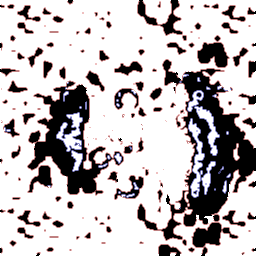
#> input picture game/scenes/map/maps/alpine_meadow/ground_roles.png, 256 x 256 px
$ python forest_density.py ../../scenes/map/maps/alpine_meadow
#> lines starting #> are read from the running program, lines starting #| are printed output that depends on the picture; after the words box and inside, x2 and y2 are one past the last pixel; in counts of white or black regions, pixels touching at a corner belong together
#!/usr/bin/env python3
"""Paints a first forest for a map: the density PNG of its `Forest` FloraLayer (land_role TREE).

    python3 tools/look/forest_density.py scenes/map/maps/high_noon [--seed 7]

Reads the map's own data and writes scenes/map/maps/<map>/flora/forest.png (L8, 1 px = CELL_M m,
white = the layer's max_per_cell). A starting point to paint over with the «Flora» brush in the
editor, not a rule: run it again only for a map that has no hand-painted forest yet.

Where trees grow:
- on land (void.png: 0 = land, 255 = the void) and never on the path role (ground_roles.png A, grown by a cell);
- in groves: low-frequency value noise, thresholded, so the land has woods and clearings;
- away from what is played around: the starts (wizards and altars), the mana founts and the
  buildings, with a soft edge;
- thicker on slopes and near the island's edge, thinner on rock and in the open middle.
Decorative trees have no collision, so the open middle stays mostly clear.
"""

import math
import random
import re
import sys
from pathlib import Path

from PIL import Image

CELL_M = 16.0
ROLE_CELL_M = 10.0
KEEP_OUT_M = {"start": 70.0, "fount": 40.0, "building": 18.0}
EDGE_M = 70.0


def map_points(scene: str) -> list[tuple[float, float, float]]:
    """(x, z, keep-out radius) of the starts, founts and buildings placed in map.tscn."""
    points = []
    for node in re.finditer(r'\[node name="([^"]+)" parent="([^"]+)"[^\]]*\]\n((?:[^\[\n][^\n]*\n)*)', scene):
        name, parent, body = node.groups()
        moved = re.search(r"transform = Transform3D\(([^)]*)\)", body)
        if not moved:
            continue
        values = [float(v) for v in moved.group(1).split(",")]
        x, z = values[9], values[11]
        if parent == "MapProps/Starts":
            points.append((x, z, KEEP_OUT_M["start"]))
        elif parent == "MapProps/Founts":
            points.append((x, z, KEEP_OUT_M["fount"]))
        elif parent in ("Buildings", "Npcs", "MapProps/Houses") or parent.startswith("Buildings"):
            points.append((x, z, KEEP_OUT_M["building"]))
    return points


def value_noise(seed: int, size: int, cells: int) -> list[list[float]]:
    rng = random.Random(seed)
    grid = [[rng.random() for _ in range(cells + 2)] for _ in range(cells + 2)]
    out = []
    for j in range(size):
        row = []
        for i in range(size):
            u, v = i / size * cells, j / size * cells
            i0, j0 = int(u), int(v)
            fu, fv = u - i0, v - j0
            fu, fv = fu * fu * (3 - 2 * fu), fv * fv * (3 - 2 * fv)
            a = grid[j0][i0] * (1 - fu) + grid[j0][i0 + 1] * fu
            b = grid[j0 + 1][i0] * (1 - fu) + grid[j0 + 1][i0 + 1] * fu
            row.append(a * (1 - fv) + b * fv)
        out.append(row)
    return out


def smoothstep(a: float, b: float, x: float) -> float:
    t = min(max((x - a) / (b - a), 0.0), 1.0)
    return t * t * (3 - 2 * t)


def main() -> None:
    folder = Path(sys.argv[1])
    seed = int(sys.argv[sys.argv.index("--seed") + 1]) if "--seed" in sys.argv else 7
    roles = Image.open(folder / "ground_roles.png").convert("RGBA")
#> roles is the input picture: PIL image 256x256 RGBA; mean R, G, B, A 179.4, 0.7, 8.2, 66.8
    land = Image.open(folder / "void.png").convert("L")
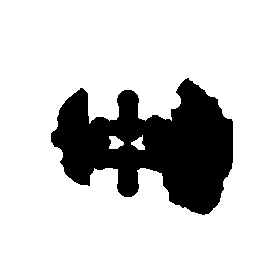
#> input picture game/scenes/map/maps/alpine_meadow/void.png, 256 x 256 px
#> land is the input picture: PIL image 256x256 L; 78.2% white; 1 black region, box (x1, y1, x2, y2) and area: (51, 78, 233, 215) 14317
    heights = Image.open(folder / "heights.png")
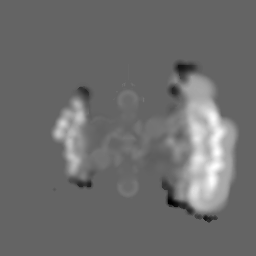
#> input picture game/scenes/map/maps/alpine_meadow/heights.png, 256 x 256 px
#> heights is the input picture: PIL image 256x256 I;16; min 0, max 2400, mean 1028.2
    side_m = roles.width * ROLE_CELL_M
#> side_m = 2560
    size = int(side_m / CELL_M)
#> size = 160
#> (the run stopped early here; a loop or call above may not have finished)
